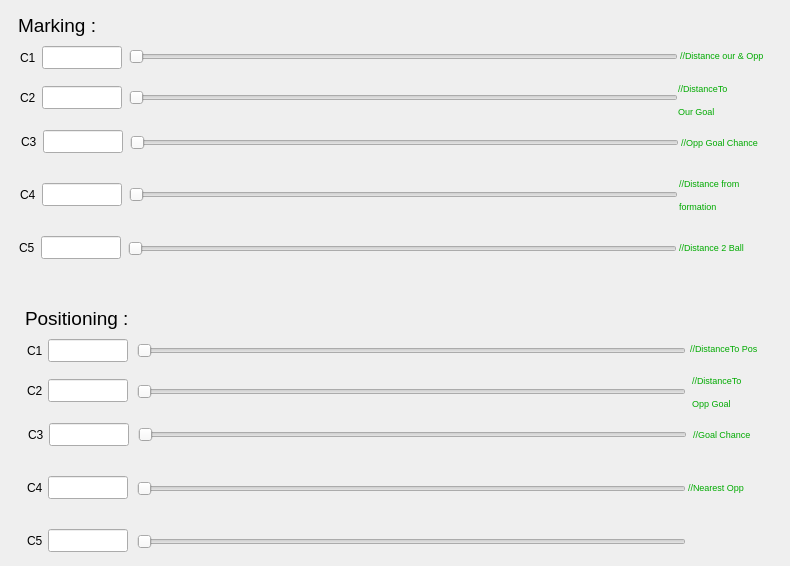
      <widget class="QWidget" name="tab_8">
       <attribute name="title">
        <string>Coefficients</string>
       </attribute>
       <widget class="QLabel" name="label_35">
        <property name="geometry">
         <rect>
          <x>678</x>
          <y>80</y>
          <width>81</width>
          <height>41</height>
         </rect>
        </property>
        <property name="text">
         <string>&lt;html&gt;&lt;head/&gt;&lt;body&gt;&lt;p&gt;&lt;span style=&quot; font-size:7pt; color:#00aa00;&quot;&gt;//DistanceTo&lt;/span&gt;&lt;/p&gt;&lt;p&gt;&lt;span style=&quot; font-size:7pt; color:#00aa00;&quot;&gt;Our Goal&lt;/span&gt;&lt;/p&gt;&lt;/body&gt;&lt;/html&gt;</string>
        </property>
       </widget>
       <widget class="QLabel" name="label_32">
        <property name="geometry">
         <rect>
          <x>692</x>
          <y>372</y>
          <width>81</width>
          <height>41</height>
         </rect>
        </property>
        <property name="text">
         <string>&lt;html&gt;&lt;head/&gt;&lt;body&gt;&lt;p&gt;&lt;span style=&quot; font-size:7pt; color:#00aa00;&quot;&gt;//DistanceTo&lt;/span&gt;&lt;/p&gt;&lt;p&gt;&lt;span style=&quot; font-size:7pt; color:#00aa00;&quot;&gt;Opp Goal&lt;/span&gt;&lt;/p&gt;&lt;/body&gt;&lt;/html&gt;</string>
        </property>
       </widget>
       <widget class="QSlider" name="spnPosC4">
        <property name="geometry">
         <rect>
          <x>137</x>
          <y>474</y>
          <width>549</width>
          <height>30</height>
         </rect>
        </property>
        <property name="minimum">
         <number>0</number>
        </property>
        <property name="maximum">
         <number>2000</number>
        </property>
        <property name="orientation">
         <enum>Qt::Horizontal</enum>
        </property>
       </widget>
       <widget class="QLabel" name="label_34">
        <property name="geometry">
         <rect>
          <x>688</x>
          <y>473</y>
          <width>81</width>
          <height>30</height>
         </rect>
        </property>
        <property name="text">
         <string>&lt;html&gt;&lt;head/&gt;&lt;body&gt;&lt;p&gt;&lt;span style=&quot; font-size:7pt; color:#00aa00;&quot;&gt;//Nearest Opp&lt;/span&gt;&lt;/p&gt;&lt;/body&gt;&lt;/html&gt;</string>
        </property>
       </widget>
       <widget class="QLabel" name="label_49">
        <property name="geometry">
         <rect>
          <x>25</x>
          <y>303</y>
          <width>151</width>
          <height>31</height>
         </rect>
        </property>
        <property name="font">
         <font>
          <pointsize>14</pointsize>
         </font>
        </property>
        <property name="text">
         <string>Positioning :</string>
        </property>
       </widget>
       <widget class="QSlider" name="spnPosC3">
        <property name="geometry">
         <rect>
          <x>138</x>
          <y>420</y>
          <width>549</width>
          <height>30</height>
         </rect>
        </property>
        <property name="minimum">
         <number>0</number>
        </property>
        <property name="maximum">
         <number>2000</number>
        </property>
        <property name="orientation">
         <enum>Qt::Horizontal</enum>
        </property>
       </widget>
       <widget class="QLabel" name="label_33">
        <property name="geometry">
         <rect>
          <x>693</x>
          <y>420</y>
          <width>81</width>
          <height>30</height>
         </rect>
        </property>
        <property name="text">
         <string>&lt;html&gt;&lt;head/&gt;&lt;body&gt;&lt;p&gt;&lt;span style=&quot; font-size:7pt; color:#00aa00;&quot;&gt;//Goal Chance&lt;/span&gt;&lt;/p&gt;&lt;/body&gt;&lt;/html&gt;</string>
        </property>
       </widget>
       <widget class="QLabel" name="label_53">
        <property name="geometry">
         <rect>
          <x>27</x>
          <y>526</y>
          <width>36</width>
          <height>29</height>
         </rect>
        </property>
        <property name="text">
         <string>C5</string>
        </property>
       </widget>
       <widget class="QLabel" name="label_13">
        <property name="geometry">
         <rect>
          <x>690</x>
          <y>334</y>
          <width>81</width>
          <height>30</height>
         </rect>
        </property>
        <property name="text">
         <string>&lt;html&gt;&lt;head/&gt;&lt;body&gt;&lt;p&gt;&lt;span style=&quot; font-size:7pt; color:#00aa00;&quot;&gt;//DistanceTo Pos&lt;/span&gt;&lt;/p&gt;&lt;/body&gt;&lt;/html&gt;</string>
        </property>
       </widget>
       <widget class="QSlider" name="spnMarC5">
        <property name="geometry">
         <rect>
          <x>128</x>
          <y>234</y>
          <width>549</width>
          <height>30</height>
         </rect>
        </property>
        <property name="minimum">
         <number>0</number>
        </property>
        <property name="maximum">
         <number>2000</number>
        </property>
        <property name="orientation">
         <enum>Qt::Horizontal</enum>
        </property>
       </widget>
       <widget class="QLineEdit" name="txtMarC1">
        <property name="geometry">
         <rect>
          <x>42</x>
          <y>46</y>
          <width>80</width>
          <height>23</height>
         </rect>
        </property>
        <property name="maximumSize">
         <size>
          <width>100</width>
          <height>16777215</height>
         </size>
        </property>
       </widget>
       <widget class="QLabel" name="label_45">
        <property name="geometry">
         <rect>
          <x>20</x>
          <y>83</y>
          <width>36</width>
          <height>29</height>
         </rect>
        </property>
        <property name="text">
         <string>C2</string>
        </property>
       </widget>
       <widget class="QLineEdit" name="txtPosC4">
        <property name="geometry">
         <rect>
          <x>48</x>
          <y>476</y>
          <width>80</width>
          <height>23</height>
         </rect>
        </property>
        <property name="maximumSize">
         <size>
          <width>100</width>
          <height>16777215</height>
         </size>
        </property>
       </widget>
       <widget class="QLineEdit" name="txtPosC2">
        <property name="geometry">
         <rect>
          <x>48</x>
          <y>379</y>
          <width>80</width>
          <height>23</height>
         </rect>
        </property>
        <property name="maximumSize">
         <size>
          <width>100</width>
          <height>16777215</height>
         </size>
        </property>
       </widget>
       <widget class="QLabel" name="label_37">
        <property name="geometry">
         <rect>
          <x>679</x>
          <y>233</y>
          <width>81</width>
          <height>30</height>
         </rect>
        </property>
        <property name="text">
         <string>&lt;html&gt;&lt;head/&gt;&lt;body&gt;&lt;p&gt;&lt;span style=&quot; font-size:7pt; color:#00aa00;&quot;&gt;//Distance 2 Ball&lt;/span&gt;&lt;/p&gt;&lt;/body&gt;&lt;/html&gt;</string>
        </property>
       </widget>
       <widget class="QLabel" name="label_50">
        <property name="geometry">
         <rect>
          <x>27</x>
          <y>336</y>
          <width>36</width>
          <height>29</height>
         </rect>
        </property>
        <property name="text">
         <string>C1</string>
        </property>
       </widget>
       <widget class="QLineEdit" name="txtMarC3">
        <property name="geometry">
         <rect>
          <x>43</x>
          <y>130</y>
          <width>80</width>
          <height>23</height>
         </rect>
        </property>
        <property name="maximumSize">
         <size>
          <width>100</width>
          <height>16777215</height>
         </size>
        </property>
       </widget>
       <widget class="QSlider" name="spnMarC2">
        <property name="geometry">
         <rect>
          <x>129</x>
          <y>83</y>
          <width>549</width>
          <height>30</height>
         </rect>
        </property>
        <property name="minimum">
         <number>0</number>
        </property>
        <property name="maximum">
         <number>2000</number>
        </property>
        <property name="orientation">
         <enum>Qt::Horizontal</enum>
        </property>
       </widget>
       <widget class="QSlider" name="spnPosC5">
        <property name="geometry">
         <rect>
          <x>137</x>
          <y>527</y>
          <width>549</width>
          <height>30</height>
         </rect>
        </property>
        <property name="minimum">
         <number>0</number>
        </property>
        <property name="maximum">
         <number>2000</number>
        </property>
        <property name="orientation">
         <enum>Qt::Horizontal</enum>
        </property>
       </widget>
       <widget class="QLabel" name="label_48">
        <property name="geometry">
         <rect>
          <x>19</x>
          <y>233</y>
          <width>36</width>
          <height>29</height>
         </rect>
        </property>
        <property name="text">
         <string>C5</string>
        </property>
       </widget>
       <widget class="QLabel" name="label_46">
        <property name="geometry">
         <rect>
          <x>21</x>
          <y>127</y>
          <width>36</width>
          <height>29</height>
         </rect>
        </property>
        <property name="text">
         <string>C3</string>
        </property>
       </widget>
       <widget class="QLabel" name="label_44">
        <property name="geometry">
         <rect>
          <x>18</x>
          <y>10</y>
          <width>111</width>
          <height>31</height>
         </rect>
        </property>
        <property name="font">
         <font>
          <pointsize>14</pointsize>
         </font>
        </property>
        <property name="text">
         <string>Marking :</string>
        </property>
       </widget>
       <widget class="QLineEdit" name="txtMarC4">
        <property name="geometry">
         <rect>
          <x>42</x>
          <y>183</y>
          <width>80</width>
          <height>23</height>
         </rect>
        </property>
        <property name="maximumSize">
         <size>
          <width>100</width>
          <height>16777215</height>
         </size>
        </property>
       </widget>
       <widget class="QLabel" name="label_54">
        <property name="geometry">
         <rect>
          <x>28</x>
          <y>420</y>
          <width>36</width>
          <height>29</height>
         </rect>
        </property>
        <property name="text">
         <string>C3</string>
        </property>
       </widget>
       <widget class="QSlider" name="spnMarC3">
        <property name="geometry">
         <rect>
          <x>130</x>
          <y>128</y>
          <width>549</width>
          <height>30</height>
         </rect>
        </property>
        <property name="minimum">
         <number>0</number>
        </property>
        <property name="maximum">
         <number>2000</number>
        </property>
        <property name="orientation">
         <enum>Qt::Horizontal</enum>
        </property>
       </widget>
       <widget class="QSlider" name="spnPosC1">
        <property name="geometry">
         <rect>
          <x>137</x>
          <y>336</y>
          <width>549</width>
          <height>30</height>
         </rect>
        </property>
        <property name="minimum">
         <number>0</number>
        </property>
        <property name="maximum">
         <number>2000</number>
        </property>
        <property name="orientation">
         <enum>Qt::Horizontal</enum>
        </property>
       </widget>
       <widget class="QLineEdit" name="txtPosC1">
        <property name="geometry">
         <rect>
          <x>48</x>
          <y>339</y>
          <width>80</width>
          <height>23</height>
         </rect>
        </property>
        <property name="maximumSize">
         <size>
          <width>100</width>
          <height>16777215</height>
         </size>
        </property>
       </widget>
       <widget class="QLineEdit" name="txtMarC2">
        <property name="geometry">
         <rect>
          <x>42</x>
          <y>86</y>
          <width>80</width>
          <height>23</height>
         </rect>
        </property>
        <property name="maximumSize">
         <size>
          <width>100</width>
          <height>16777215</height>
         </size>
        </property>
       </widget>
       <widget class="QLabel" name="label_36">
        <property name="geometry">
         <rect>
          <x>681</x>
          <y>128</y>
          <width>91</width>
          <height>30</height>
         </rect>
        </property>
        <property name="text">
         <string>&lt;html&gt;&lt;head/&gt;&lt;body&gt;&lt;p&gt;&lt;span style=&quot; font-size:7pt; color:#00aa00;&quot;&gt;//Opp Goal Chance&lt;/span&gt;&lt;/p&gt;&lt;/body&gt;&lt;/html&gt;</string>
        </property>
       </widget>
       <widget class="QLabel" name="label_52">
        <property name="geometry">
         <rect>
          <x>27</x>
          <y>473</y>
          <width>36</width>
          <height>29</height>
         </rect>
        </property>
        <property name="text">
         <string>C4</string>
        </property>
       </widget>
       <widget class="QSlider" name="spnMarC1">
        <property name="geometry">
         <rect>
          <x>129</x>
          <y>42</y>
          <width>549</width>
          <height>30</height>
         </rect>
        </property>
        <property name="minimum">
         <number>0</number>
        </property>
        <property name="maximum">
         <number>2000</number>
        </property>
        <property name="orientation">
         <enum>Qt::Horizontal</enum>
        </property>
       </widget>
       <widget class="QLineEdit" name="txtMarC5">
        <property name="geometry">
         <rect>
          <x>41</x>
          <y>236</y>
          <width>80</width>
          <height>23</height>
         </rect>
        </property>
        <property name="maximumSize">
         <size>
          <width>100</width>
          <height>16777215</height>
         </size>
        </property>
       </widget>
       <widget class="QLabel" name="label_43">
        <property name="geometry">
         <rect>
          <x>20</x>
          <y>43</y>
          <width>36</width>
          <height>29</height>
         </rect>
        </property>
        <property name="text">
         <string>C1</string>
        </property>
       </widget>
       <widget class="QLineEdit" name="txtPosC5">
        <property name="geometry">
         <rect>
          <x>48</x>
          <y>529</y>
          <width>80</width>
          <height>23</height>
         </rect>
        </property>
        <property name="maximumSize">
         <size>
          <width>100</width>
          <height>16777215</height>
         </size>
        </property>
       </widget>
       <widget class="QLabel" name="label_39">
        <property name="geometry">
         <rect>
          <x>680</x>
          <y>41</y>
          <width>101</width>
          <height>30</height>
         </rect>
        </property>
        <property name="text">
         <string>&lt;html&gt;&lt;head/&gt;&lt;body&gt;&lt;p&gt;&lt;span style=&quot; font-size:7pt; color:#00aa00;&quot;&gt;//Distance our &amp;amp; Opp&lt;/span&gt;&lt;/p&gt;&lt;/body&gt;&lt;/html&gt;</string>
        </property>
       </widget>
       <widget class="QLineEdit" name="txtPosC3">
        <property name="geometry">
         <rect>
          <x>49</x>
          <y>423</y>
          <width>80</width>
          <height>23</height>
         </rect>
        </property>
        <property name="maximumSize">
         <size>
          <width>100</width>
          <height>16777215</height>
         </size>
        </property>
       </widget>
       <widget class="QLabel" name="label_38">
        <property name="geometry">
         <rect>
          <x>679</x>
          <y>170</y>
          <width>91</width>
          <height>51</height>
         </rect>
        </property>
        <property name="text">
         <string>&lt;html&gt;&lt;head/&gt;&lt;body&gt;&lt;p&gt;&lt;span style=&quot; font-size:7pt; color:#00aa00;&quot;&gt;//Distance from &lt;/span&gt;&lt;/p&gt;&lt;p&gt;&lt;span style=&quot; font-size:7pt; color:#00aa00;&quot;&gt;formation&lt;/span&gt;&lt;/p&gt;&lt;/body&gt;&lt;/html&gt;</string>
        </property>
       </widget>
       <widget class="QSlider" name="spnPosC2">
        <property name="geometry">
         <rect>
          <x>137</x>
          <y>377</y>
          <width>549</width>
          <height>30</height>
         </rect>
        </property>
        <property name="minimum">
         <number>0</number>
        </property>
        <property name="maximum">
         <number>2000</number>
        </property>
        <property name="orientation">
         <enum>Qt::Horizontal</enum>
        </property>
       </widget>
       <widget class="QLabel" name="label_51">
        <property name="geometry">
         <rect>
          <x>27</x>
          <y>376</y>
          <width>36</width>
          <height>29</height>
         </rect>
        </property>
        <property name="text">
         <string>C2</string>
        </property>
       </widget>
       <widget class="QSlider" name="spnMarC4">
        <property name="geometry">
         <rect>
          <x>129</x>
          <y>180</y>
          <width>549</width>
          <height>30</height>
         </rect>
        </property>
        <property name="minimum">
         <number>0</number>
        </property>
        <property name="maximum">
         <number>2000</number>
        </property>
        <property name="orientation">
         <enum>Qt::Horizontal</enum>
        </property>
       </widget>
       <widget class="QLabel" name="label_47">
        <property name="geometry">
         <rect>
          <x>20</x>
          <y>180</y>
          <width>36</width>
          <height>29</height>
         </rect>
        </property>
        <property name="text">
         <string>C4</string>
        </property>
       </widget>
      </widget>
